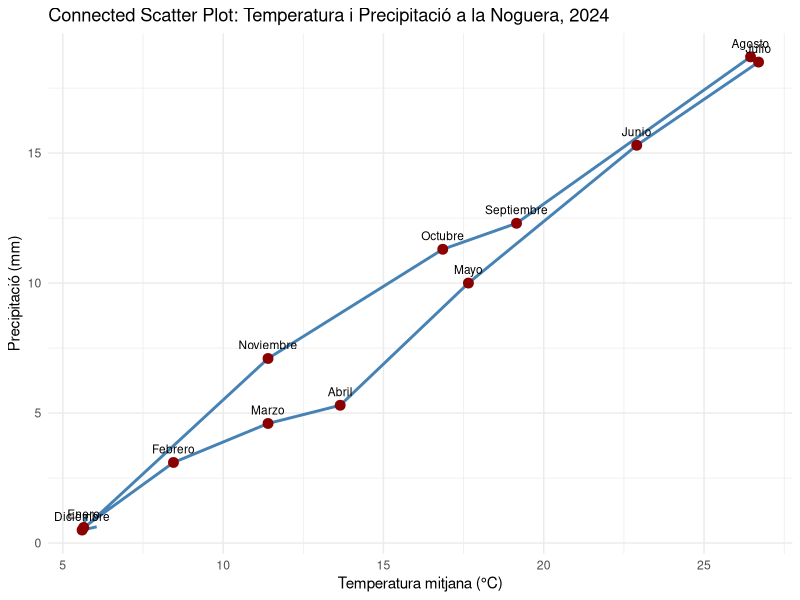

Source code (R):
## ---- chunk 1
library(dplyr)
library(ggplot2)

comarca <- "Noguera"
pluv <- read.csv("pluv.csv")
tempMax <- read.csv("tempMax.csv")
tempMin <- read.csv("tempMin.csv")
mesos <- c("Enero","Febrero","Marzo","Abril","Mayo","Junio",
           "Julio","Agosto","Septiembre","Octubre","Noviembre","Diciembre")


#pluja mensual
pluvComarca <- pluv %>%
  filter(row == comarca, col %in% mesos) %>%
  select(col, value)%>%
  rename(mes = col,
         precipitacio = value)


#temperatura màxima mensual
tempMaxComarca <- tempMax %>%
  filter(row == comarca) %>%
  rename(mes = col,
         tempMax = value)
tempMaxComarca$mes <- gsub("Media mensual / ", "", tempMaxComarca$mes)
tempMaxComarca <- tempMaxComarca %>%
  filter (mes %in% mesos)%>%
  select(mes,tempMax)


#temperatura minima mensual
tempMinComarca <- tempMin %>%
  filter(row == comarca) %>%
  rename(mes = col,
         tempMin = value)
tempMinComarca$mes <- gsub("Media mensual / ", "", tempMinComarca$mes)
tempMinComarca <- tempMinComarca %>%
  filter (mes %in% mesos)%>%
  select(mes,tempMin)


pluvComarca$precipitacio <- as.numeric(tempMinComarca$tempMin)
tempMinComarca$tempMin <- as.numeric(tempMinComarca$tempMin)
tempMaxComarca$tempMax <- as.numeric(tempMaxComarca$tempMax)

dadesComarca <- pluvComarca %>%
  inner_join(tempMinComarca, by = "mes") %>%
  inner_join(tempMaxComarca, by = "mes") %>%
  mutate(tempMitjana = (tempMax+tempMin)/2 ) %>%
  select(mes, precipitacio, tempMitjana)


#connected scatterplot
ggplot(dadesComarca, aes(x = tempMitjana, y = precipitacio)) +
  geom_path(color = "steelblue", size = 1, arrow = arrow(type = "open", length = unit(0.15, "inches"))) +
  geom_point(size = 3, color = "darkred") +
  geom_text(aes(label = mes), vjust = -1, size = 3) +
  theme_minimal() +
  labs(
    title = "Connected Scatter Plot: Temperatura i Precipitació a la Noguera, 2024",
    x = "Temperatura mitjana (°C)",
    y = "Precipitació (mm)"
  )
